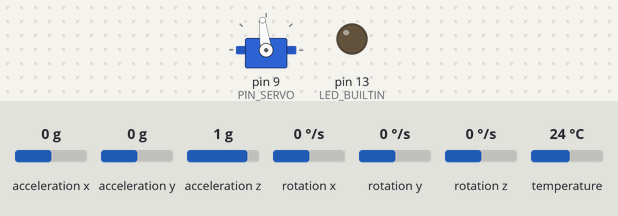
This sketch was run on a simulated Arduino Uno, built with avr-gcc and run on an emulated ATmega328P. On the bench: servo, output pins drawn as LEDs (lit = HIGH). Inputs (shaded band) come from the test bench; at power-on: acceleration y 0 g, acceleration x 0 g, acceleration z 1 g, rotation x 0 °/s, rotation y 0 °/s, rotation z 0 °/s, temperature 24 °C. What the sketch prints to the serial monitor is not drawn.

Above: at 9.8 s.
9.9 s: acceleration y set to -1.4 g
At 11.8 s:
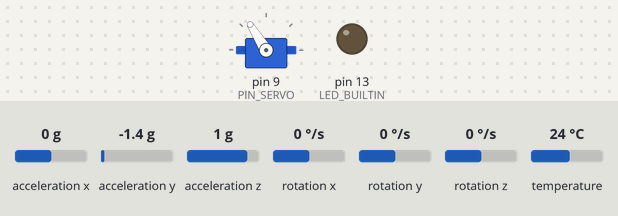
12.9 s: acceleration x set to -1.4 g
At 15.6 s:
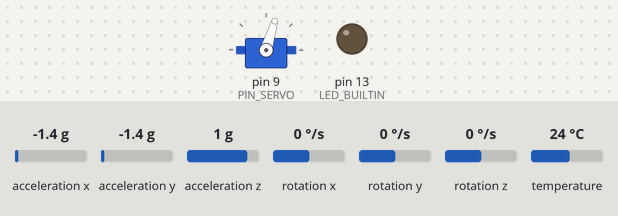
15.9 s: acceleration z set to -1.4 g
18.1 s: rotation x set to -192 °/s
Timing chart, 0 to 21.1 s (numbered marks = the images above; inputs shaded):
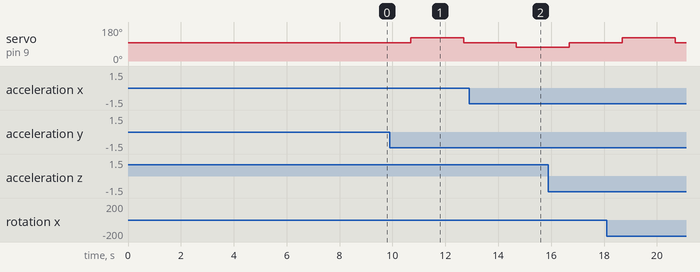

The sketch:

validar_sesgo_tustin.ino
```cpp
/* Observador [angulo, velocidad, sesgo] en grados y grados/s.
 * Base: validar_observador_tustin. Conserva calibracion, filtro y retardo 40 ms.
 * Ejecutar exportar_sesgo_tustin.m antes de compilar.
 * Sesgo artificial SOLO en el canal de velocidad del observador.
 * TX: abcd + 6 float32: omega_est, omega_medida_con_sesgo,
 * theta_est, theta_filtro, sesgo_aplicado, sesgo_estimado.
 * Unidades TX: grados y grados/s. Periodo: 20 ms. Baud: 115200.
 * LED encendido: ensayo invalido por plazo perdido o trama omitida.
 */
#include <Wire.h>
#include <Servo.h>
#include <Adafruit_MPU6050.h>
#include <Adafruit_Sensor.h>
#include <string.h>
#include "coeficientes_sesgo_tustin.h"

Adafruit_MPU6050 mpu;
Servo miServo;

const uint8_t PIN_SERVO = 9;
// Esta orden define la posicion de referencia de 0 grados.
const int PULSO_CENTRO_US = 1544;
const uint32_t ESTABILIZACION_SERVO_MS = 2000;
const uint16_t MUESTRAS_ASENTAMIENTO_FILTRO = 50; // 1 s a 50 Hz
const uint16_t MUESTRAS_OFFSET_ANGULO = 150; // Promediar durante 3 s
const uint32_t INTERVALO_EXCITACION_US = 2000000UL;

const uint16_t SECUENCIA_SERVO_US[] = {PULSO_CENTRO_US, 1800, PULSO_CENTRO_US, 1300};
const uint8_t CANTIDAD_PULSOS =
    sizeof(SECUENCIA_SERVO_US) / sizeof(SECUENCIA_SERVO_US[0]);

const uint8_t MPU_ADDR = 0x68;
const uint32_t SERIAL_BAUD = 115200;
const uint32_t I2C_CLOCK_HZ = 400000;
const uint32_t SAMPLE_PERIOD_US = 20000UL; // Ciclo completo a 50 Hz
const uint32_t RESERVA_TX_US = 3500UL; // 28 bytes a 115200: ~2431 us
static_assert(sizeof(float) == 4, "La trama requiere float32");
static_assert(INTERVALO_EXCITACION_US % SAMPLE_PERIOD_US == 0,
              "Cada escalon debe durar un numero entero de periodos");
// Coeficientes del filtro complementario Tustin incluidos en el encabezado.

const float SESGO_ARTIFICIAL_DPS = 10.0f;
float sesgoEst = 0.0f; // grados/s
float velocidadAnterior = 0.0f; // medicion anterior con sesgo
float velocidadMedida = 0.0f; // grados/s, con sesgo artificial
float thetaEst = 0.0f; // grados
float yAnterior = 0.0f;
float uTresMuestrasAntes = 0.0f;
float accAnterior = 0.0f; // grados
float gyroAnterior = 0.0f; // grados/s
bool filtroInicializado = false;
float omegaEst = 0.0f; // grados/s
float omegaGyro = 0.0f; // rad/s, corregida por bias
// Historial de entrada relativa al centro: u[-1] = u[-2] = 0 us.
float uAnterior = 0.0f; // u[k-1]
float uDosMuestrasAntes = 0.0f; // u[k-2], retardo de 40 ms
float gyroX_offsetRadS = 0.0;
float anguloAccX = 0.0;
float anguloGyroX = 0.0;
float anguloFiltradoX = 0.0;
float offsetAnguloX = 0.0;
// Entrada u: orden enviada al servo; no es una medicion de pulsos ni de posicion.
float comandoServoUs = PULSO_CENTRO_US;

uint32_t tiempoAnteriorUs = 0;
uint32_t proximaMuestraUs = 0;
uint32_t proximoCambioServoUs = 0;
uint8_t indicePulso = 0;

void sendBinaryFrame() {
  if ((int32_t)(proximaMuestraUs - micros()) < (int32_t)RESERVA_TX_US ||
      Serial.availableForWrite() < 28) {
    digitalWrite(LED_BUILTIN, HIGH);
    return;
  }
  uint8_t trama[28] = {'a', 'b', 'c', 'd'};
  const float valores[] = {omegaEst, velocidadMedida, thetaEst,
      anguloFiltradoX - offsetAnguloX, SESGO_ARTIFICIAL_DPS, sesgoEst};
  for (uint8_t i = 0; i < 6; ++i) {
    uint32_t bits;
    memcpy(&bits, &valores[i], sizeof(bits));
    for (uint8_t j = 0; j < 4; ++j)
      trama[4 + 4 * i + j] = (uint8_t)(bits >> (8 * j));
  }
  Serial.write(trama, sizeof(trama)); // UART en segundo plano, sin flush()
}

void setup() {
  Serial.begin(SERIAL_BAUD);
  Wire.begin();
  Wire.setClock(I2C_CLOCK_HZ);

  // Mantener el actuador en el punto medio durante la calibracion.
  comandoServoUs = PULSO_CENTRO_US;
  miServo.writeMicroseconds((int)comandoServoUs);
  miServo.attach(PIN_SERVO);

  pinMode(LED_BUILTIN, OUTPUT);
  digitalWrite(LED_BUILTIN, LOW);
  if (!mpu.begin(MPU_ADDR)) {
    digitalWrite(LED_BUILTIN, HIGH);
    while (true) delay(100);
  }

  mpu.setAccelerometerRange(MPU6050_RANGE_2_G);
  mpu.setGyroRange(MPU6050_RANGE_2000_DEG);
  mpu.setFilterBandwidth(MPU6050_BAND_44_HZ);

  // Mantener el sistema quieto durante esta calibracion inicial.
  delay(ESTABILIZACION_SERVO_MS);
  calibrarGyro();
  calibrarCeroAngular();

  // La adquisicion comienza en el centro mecanico.
  comandoServoUs = (float)SECUENCIA_SERVO_US[indicePulso];
  miServo.writeMicroseconds((int)comandoServoUs);

  const uint32_t ahoraUs = micros();
  tiempoAnteriorUs = ahoraUs;
  proximaMuestraUs = ahoraUs + SAMPLE_PERIOD_US;
  proximoCambioServoUs = proximaMuestraUs + INTERVALO_EXCITACION_US;
}

void loop() {
  const uint32_t ahoraUs = micros();
  if ((int32_t)(ahoraUs - proximaMuestraUs) < 0) return;
  proximaMuestraUs += SAMPLE_PERIOD_US;
  while ((int32_t)(ahoraUs - proximaMuestraUs) >= 0) {
    digitalWrite(LED_BUILTIN, HIGH);
    proximaMuestraUs += SAMPLE_PERIOD_US;
  }

  const float dt = (ahoraUs - tiempoAnteriorUs) * 1.0e-6;
  tiempoAnteriorUs = ahoraUs;
  actualizarAngulo(dt);

  // y[k] se mide antes de aplicar u[k], retenida hasta el siguiente ciclo.
  // Los cambios de nivel tambien ocurren sobre esta grilla de 20 ms.
  if ((int32_t)(ahoraUs - proximoCambioServoUs) >= 0) {
    do {
      proximoCambioServoUs += INTERVALO_EXCITACION_US;
      indicePulso = (indicePulso + 1) % CANTIDAD_PULSOS;
    } while ((int32_t)(ahoraUs - proximoCambioServoUs) >= 0);
  }
  comandoServoUs = (float)SECUENCIA_SERVO_US[indicePulso];
  miServo.writeMicroseconds((int)comandoServoUs);
  const float y = anguloFiltradoX - offsetAnguloX; // grados
  // El filtro angular conserva el gyro calibrado original, sin sesgo artificial.
  // Esta nueva medicion SI lleva +10; el observador no conoce ese valor.
  velocidadMedida = omegaGyro * 180.0f / PI + SESGO_ARTIFICIAL_DPS;
  const float u = comandoServoUs - PULSO_CENTRO_US;
  // Integrar el intervalo anterior usando los extremos de las senales.
  const float sumaU = uDosMuestrasAntes + uTresMuestrasAntes;
  const float sumaY = y + yAnterior;
  const float sumaVelocidad = velocidadMedida + velocidadAnterior;
  const float estadoAnterior[3] = {thetaEst, omegaEst, sesgoEst};
  float siguiente[3];
  // Todas las filas usan el mismo estado anterior (actualizacion simultanea).
  for (uint8_t i = 0; i < 3; ++i) {
    siguiente[i] = OBS_BU[i]*sumaU + OBS_BY[i][0]*sumaY
                 + OBS_BY[i][1]*sumaVelocidad;
    for (uint8_t j = 0; j < 3; ++j)
      siguiente[i] += OBS_AD[i][j]*estadoAnterior[j];
  }
  thetaEst = siguiente[0];
  omegaEst = siguiente[1];
  sesgoEst = siguiente[2];
  velocidadAnterior = velocidadMedida;
  sendBinaryFrame(); // estados fisicos y sensores del instante actual
  yAnterior = y;
  uTresMuestrasAntes = uDosMuestrasAntes;
  uDosMuestrasAntes = uAnterior;
  uAnterior = u;
  if ((int32_t)(micros() - proximaMuestraUs) >= 0)
    digitalWrite(LED_BUILTIN, HIGH);
}

// El mismo filtro se usa durante la calibracion y durante la adquisicion.
void actualizarAngulo(float dt) {
  sensors_event_t accel, gyro, temperatura;
  mpu.getEvent(&accel, &gyro, &temperatura);
  anguloAccX =
      atan2(accel.acceleration.y,
            sqrt(sq(accel.acceleration.x) + sq(accel.acceleration.z))) *
      180.0 / PI;
  omegaGyro = gyro.gyro.x - gyroX_offsetRadS;
  const float gyroX_dps =
      (gyro.gyro.x - gyroX_offsetRadS) * 180.0 / PI;
  if (!filtroInicializado) {
    accAnterior = anguloAccX;
    gyroAnterior = gyroX_dps;
    anguloFiltradoX = anguloAccX;
    filtroInicializado = true;
    return;
  }
  // Tustin con Ts fijo de 20 ms; dt solo se conserva para diagnostico.
  (void)dt;
  anguloGyroX += 0.01f * (gyroX_dps + gyroAnterior);
  anguloFiltradoX = FILTRO_A*anguloFiltradoX +
      FILTRO_ACC*(anguloAccX + accAnterior) +
      FILTRO_GYRO*(gyroX_dps + gyroAnterior);
  accAnterior = anguloAccX;
  gyroAnterior = gyroX_dps;
}

void calibrarCeroAngular() {
  // No hay excitacion ni tramas durante esta etapa; el servo sigue en 1544 us.
  actualizarAngulo(0.0f);
  anguloFiltradoX = anguloAccX;
  uint32_t anteriorUs = micros();
  uint32_t siguienteUs = anteriorUs + SAMPLE_PERIOD_US;
  float sumaAngulo = 0.0f;
  const uint16_t total = MUESTRAS_ASENTAMIENTO_FILTRO + MUESTRAS_OFFSET_ANGULO;
  for (uint16_t i = 0; i < total; ++i) {
    while ((int32_t)(micros() - siguienteUs) < 0) {}
    const uint32_t ahoraUs = micros();
    actualizarAngulo((ahoraUs - anteriorUs) * 1.0e-6f);
    anteriorUs = ahoraUs;
    siguienteUs += SAMPLE_PERIOD_US;
    if (i >= MUESTRAS_ASENTAMIENTO_FILTRO)
      sumaAngulo += anguloFiltradoX;
  }
  offsetAnguloX = sumaAngulo / MUESTRAS_OFFSET_ANGULO;
}

void calibrarGyro() {
  float sumaXRadS = 0.0;
  const int muestras = 500;

  for (int i = 0; i < muestras; i++) {
    sensors_event_t accel, gyro, temperatura;
    mpu.getEvent(&accel, &gyro, &temperatura);
    sumaXRadS += gyro.gyro.x;
    delay(3);
  }

  gyroX_offsetRadS = sumaXRadS / muestras;
}
```

coeficientes_sesgo_tustin.h
```cpp
// Generado por exportar_sesgo_tustin.m. Grados, grados/s, us.
#pragma once
const float OBS_AD[3][3] = {
  {5.585866479808e-01f, 1.038227183574e-02f, 6.076099856535e-17f, },
  {-3.164271715443e+01f, 1.214846978788e-01f, -1.233581138472e-15f, },
  {2.612701416421e+00f, -9.259965395330e-02f, 8.348623853211e-01f, },
};
const float OBS_BU[3] = {1.911376244959e-03f, 2.064653328795e-01f, -1.704759629280e-02f, };
const float OBS_BY[3][2] = {
  {1.704824360042e-01f, 0.000000000000e+00f, },
  {1.039617635123e+01f, 0.000000000000e+00f, },
  {-8.583998822113e-01f, 8.256880733945e-02f, },
};
const float FILTRO_A = 9.399814328194e-01f;
const float FILTRO_ACC = 3.000928359032e-02f;
const float FILTRO_GYRO = 9.699907164097e-03f;
```
